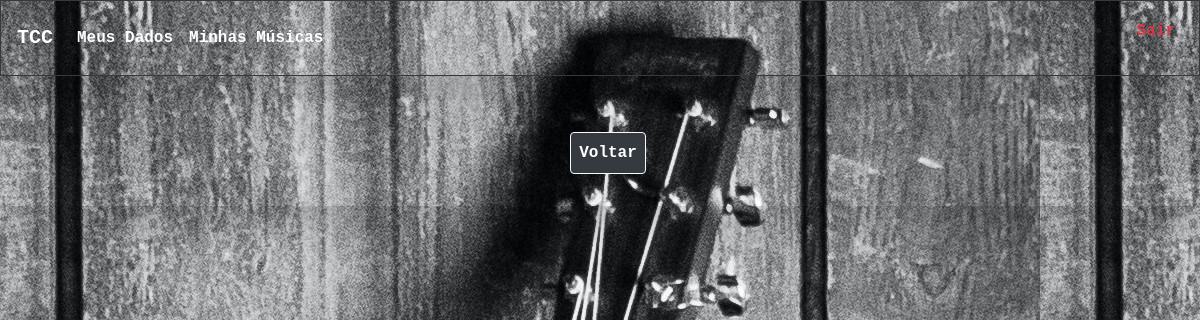
Before: /lista/3 (signed in) with the older database file.
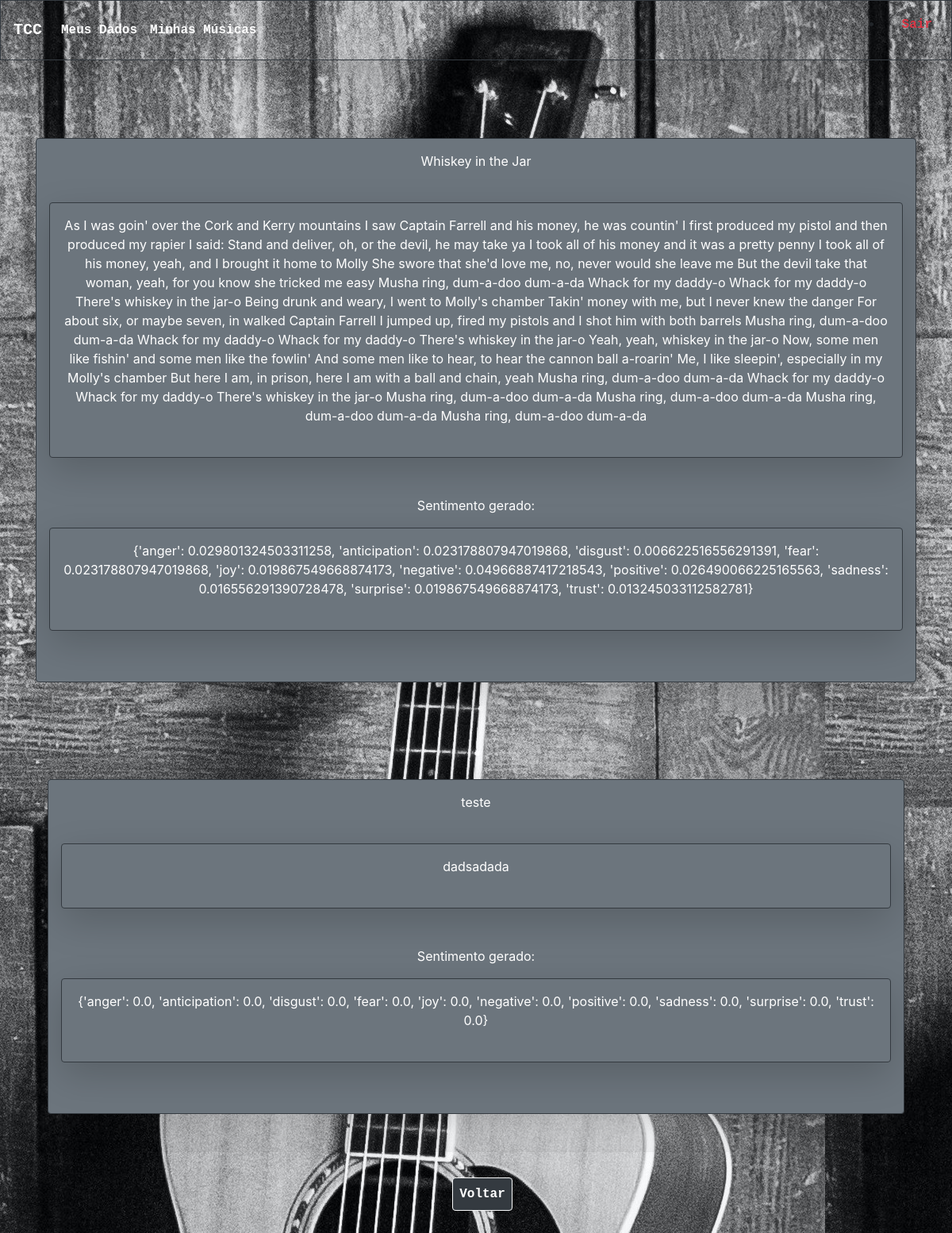
After: the same page with the newer database file.
### AnaliseSentimentos/models.py (models this page shows, shortened)
class Letra(models.Model):
    nomeM = models.CharField(max_length=150, verbose_name='')
    letra = models.TextField(max_length=10000, verbose_name='', unique=True)
    sentimento = models.TextField(max_length=100000)
    usuario = models.ForeignKey(User, on_delete=models.PROTECT)

### AnaliseSentimentos/views.py (the view, shortened to what this page needs)
# urls.py: path('lista/<int:pk>', lista.as_view(), name='letra'),
class lista(LoginRequiredMixin, ListView):
    model = LetraList
    template_name: str = 'lista.html'
    queryset = Letra.objects.order_by('letra')
    sentimento = property('letra')
    login_url: reverse_lazy('login')
    def get_queryset(self):
        self.queryset = Letra.objects.filter(usuario=self.request.user)
        return self.queryset

### AnaliseSentimentos/templates/lista.html (shortened to what this page needs)
<!DOCTYPE html>
<html lang="pt-br">
<link rel="stylesheet" href="https://stackpath.bootstrapcdn.com/bootstrap/4.4.1/css/bootstrap.min.css"
 />
<link rel="stylesheet" href="/static/css/style.css" />
{% load static %}
<body background="../static/img/fundo.jpg">
    <nav class="navbar navbar-expand-sm navbar navbar-dark bg-transparent
        shadow-lg p-3 mb-4 border border-dark rounde ">
        <a class="navbar-brand font-weight-bold text-monospace" href="/letra">TCC</a>
        <div class="collapse navbar-collapse" id="navbarSupportedContent">
            <ul class="navbar-nav mr-auto">
                <li class="nav-item active">
                    <a class="nav-link font-weight-bold text-monospace" href="/informacoes">Meus Dados </a>
                </li>
                <li class="nav-item active">
                    <a class="nav-link font-weight-bold text-monospace" href="/letras">Minhas Músicas </a>
                </li>
            </ul>
            <ul>
                <li class="nav-item active">
                 <a role="button" href="{% url 'logout' %}" id="botao" class="text-center ml-3 mt-3 mb-3 p-2 text-danger
            border-light font-weight-bold text-monospace align-left ">Sair</a>
                </li>
            </ul>
        </div>
    </nav>
   <body img background="../static/img/fundo.jpg">
   </body>
            {% for letra in object_list %}
      <div class="container text-white" id="container">
    <div class="container-fluid flex border border-dark zz
    shadow-lg p-3 mb-5 bg-secondary rounded
    p-2 mt-3 mb-3 mx-auto p-2 text-center">
    {{letra.nomeM}}<br><br>
    <div class="container-fluid flex border border-dark zz
    shadow-lg p-3 mb-5 bg-secondary rounded
    p-2 mt-3 mb-3 mx-auto p-2 text-center">
   {{letra.letra}}<br><br>
 </div>
   <p>  Sentimento gerado:</p>
    <div class="container-fluid flex border border-dark zz
    shadow-lg p-3 mb-5 bg-secondary rounded
    p-2 mt-3 mb-3 mx-auto p-2 text-center">
   {{letra.sentimento}}<br><br>
</div>
</div>
                   {% endfor %}
  <div class="container-fluid
    shadow-lg p-3 mb-5 bg-transparent rounded
    p-2 mt-3 mb-3 mx-auto p-2 text-center">
      <div>
            <a role="button" href="/letras/" id="botao" class="btn btn-dark text-center ml-3 mt-3 mb-3 block p-2
        border-light font-weight-bold text-monospace">Voltar</a>
      </div>
      </div>
</body>
</html>

Changed rows visible on the page:
added Letra: nomeM "Whiskey in the Jar", letra "As I was goin' over the Cork and Kerry mountains I saw Captain Farrell and his money, he was countin' I first produced my pistol and then produced my rapier I said: Stand and deliver, oh, or the devil, he may take ya I took all of his money and it was a pretty penny I took all of his money, yeah, and I brought it home to Molly She swore that she'd love me, no, never would she leave me But the devil take that woman, yeah, for you know she tricked me easy Musha ring, dum-a-doo dum-a-da Whack for my daddy-o Whack for my daddy-o There's whiskey in the jar-o Being drunk and weary, I went to Molly's chamber Takin' money with me, but I never knew the danger For about six, or maybe seven, in walked…", sentimento "{'anger': 0.029801324503311258, 'anticipation': 0.023178807947019868, 'disgust': 0.006622516556291391, 'fear': 0.023178807947019868, 'joy': 0.019867549668874173, 'negative': 0.04966887417218543, 'positive': 0.026490066225165563, 'sadness': 0.016556291390728478, 'surprise': 0.019867549668874173, 'trust': 0.013245033112582781}"
added Letra: nomeM "teste", letra "dadsadada", sentimento "{'anger': 0.0, 'anticipation': 0.0, 'disgust': 0.0, 'fear': 0.0, 'joy': 0.0, 'negative': 0.0, 'positive': 0.0, 'sadness': 0.0, 'surprise': 0.0, 'trust': 0.0}"
